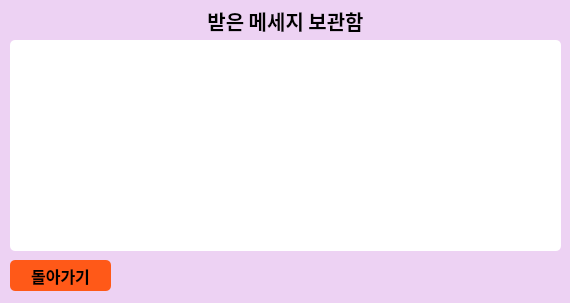
<?xml version="1.0" encoding="UTF-8"?>
<ui version="4.0">
 <class>Dialog</class>
 <widget class="QDialog" name="Dialog">
  <property name="geometry">
   <rect>
    <x>0</x>
    <y>0</y>
    <width>570</width>
    <height>303</height>
   </rect>
  </property>
  <property name="windowTitle">
   <string>Dialog</string>
  </property>
  <widget class="QLabel" name="label">
   <property name="geometry">
    <rect>
     <x>0</x>
     <y>-10</y>
     <width>801</width>
     <height>331</height>
    </rect>
   </property>
   <property name="styleSheet">
    <string notr="true">background-color : #EDD2F3;</string>
   </property>
   <property name="text">
    <string/>
   </property>
   <property name="indent">
    <number>-1</number>
   </property>
  </widget>
  <widget class="QPushButton" name="goBackBtn">
   <property name="geometry">
    <rect>
     <x>10</x>
     <y>260</y>
     <width>101</width>
     <height>31</height>
    </rect>
   </property>
   <property name="font">
    <font>
     <family>Noto Sans CJK KR Black</family>
     <pointsize>12</pointsize>
     <weight>75</weight>
     <bold>true</bold>
    </font>
   </property>
   <property name="styleSheet">
    <string notr="true">background-color : rgb(255, 89, 24);
border-radius : 5px;</string>
   </property>
   <property name="text">
    <string>돌아가기</string>
   </property>
  </widget>
  <widget class="QListWidget" name="receiveList">
   <property name="geometry">
    <rect>
     <x>10</x>
     <y>40</y>
     <width>551</width>
     <height>211</height>
    </rect>
   </property>
   <property name="styleSheet">
    <string notr="true">background-color : white;
border-radius : 5px;</string>
   </property>
  </widget>
  <widget class="QLabel" name="label_2">
   <property name="geometry">
    <rect>
     <x>0</x>
     <y>0</y>
     <width>571</width>
     <height>41</height>
    </rect>
   </property>
   <property name="font">
    <font>
     <family>Noto Sans CJK KR Black</family>
     <pointsize>15</pointsize>
     <weight>75</weight>
     <bold>true</bold>
    </font>
   </property>
   <property name="text">
    <string>받은 메세지 보관함</string>
   </property>
   <property name="alignment">
    <set>Qt::AlignCenter</set>
   </property>
  </widget>
 </widget>
 <resources/>
 <connections/>
</ui>
